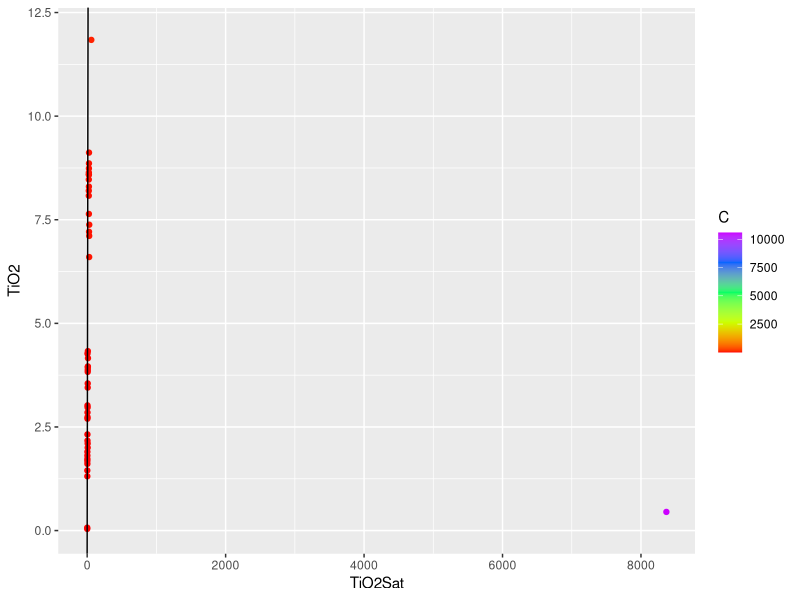
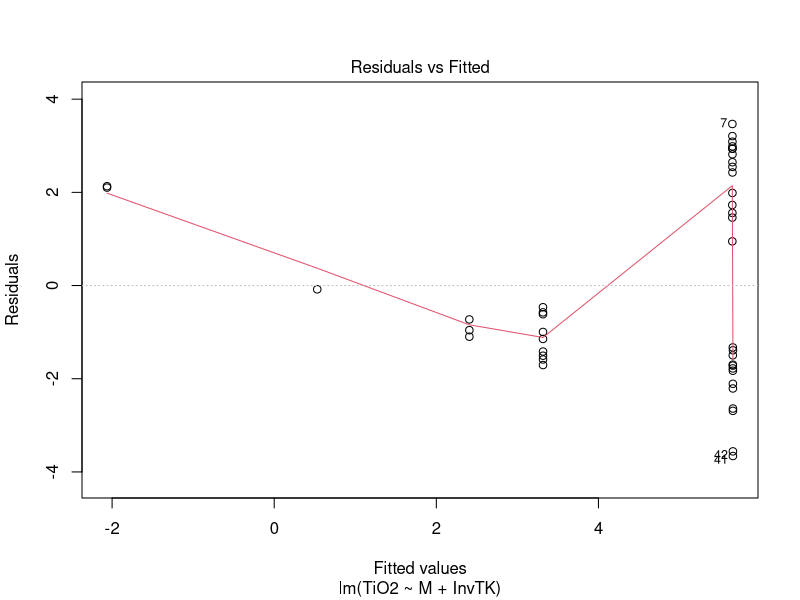
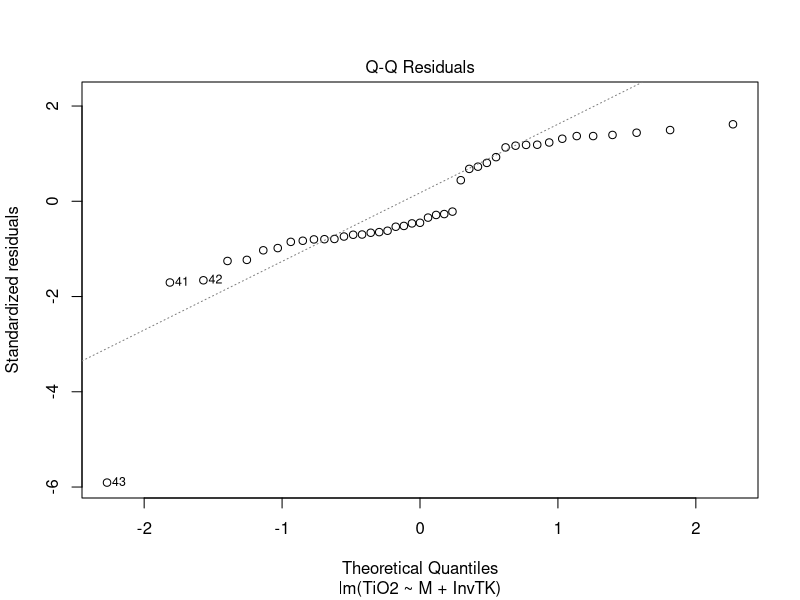
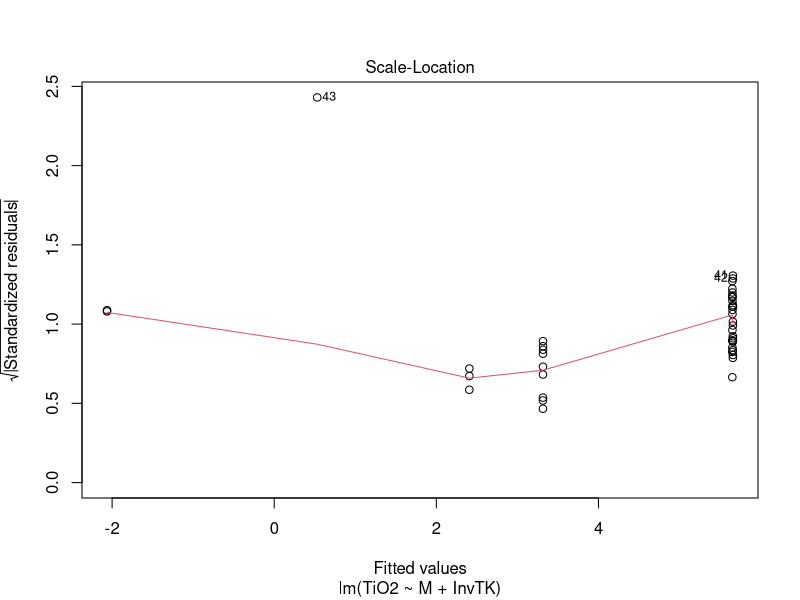
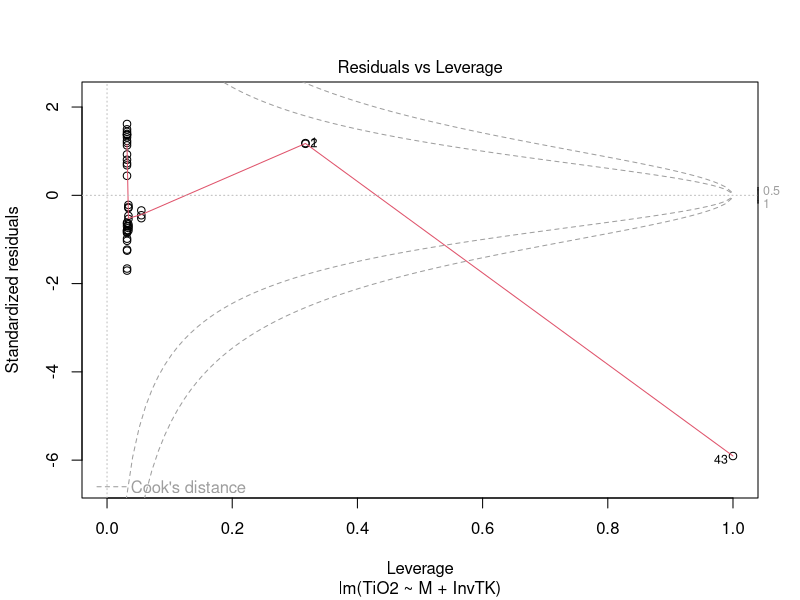
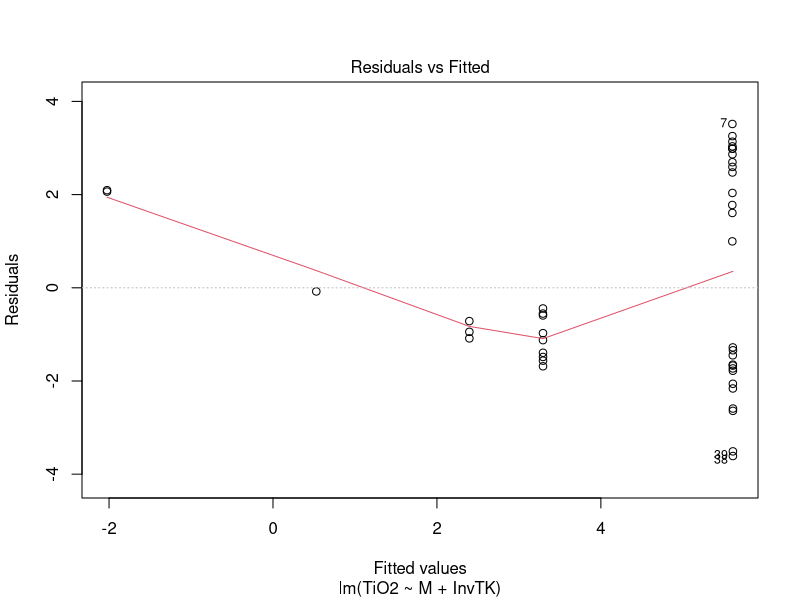
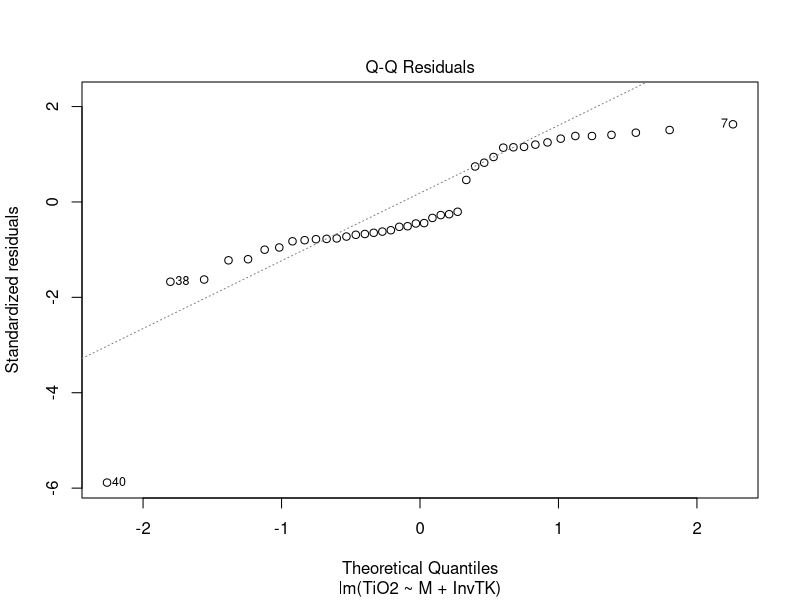
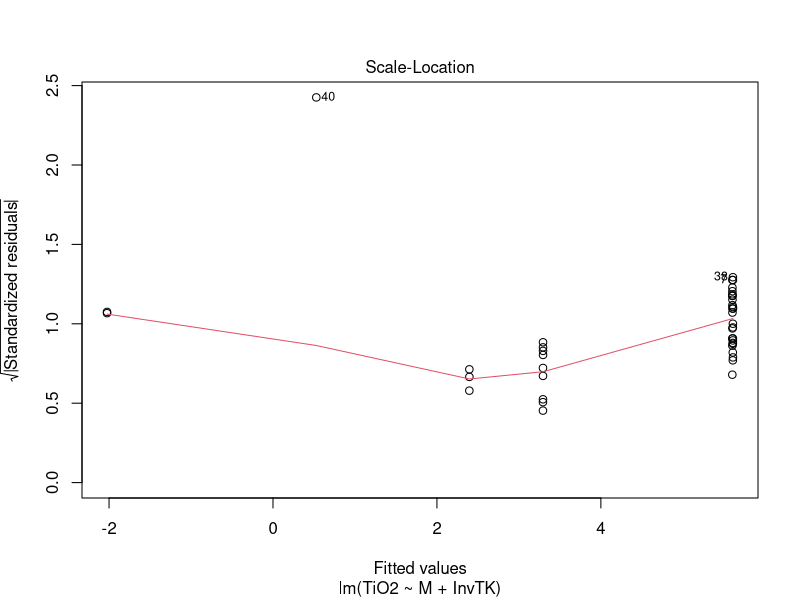

Source code (R) for these figures, in order:
## ---- chunk 1
library(tidyverse, warn.conflicts = FALSE)
setwd("C:/Users/ayersj/OneDrive - Vanderbilt/Papers/SpheneSolubility/DataAnalysis/TitaniteExpts")
# Import normalized EDS glass analyses
TitaniteExpts <- read_csv("LEPR_Titanite.csv")
## ---- chunk 2
TitaniteCations <- TitaniteExpts %>%
  mutate(
    Si = SiO2/60.0848,
    Al = 2*Al2O3/101.961,
    Na = 2*Na2O/61.979,
    K = 2*K2O/94.194,
    Ca = CaO/56.0794,
    Fe = FeO/71.8464,
    Mg = MgO/40.3044,
    Ti = TiO2/79.8988,
    eCa = (CaO/56.0794 - Al2O3/101.961 + K2O/94.194 + Na2O/61.979),
    CationSum = (Si + Al + Na + K + Ca + Fe + Mg + Ti)
     )
## ---- chunk 3
# Calculate cation fractions
CationFractions <- TitaniteCations
f <- match("Si", names(CationFractions))
l <- match("eCa", names(CationFractions))
for (i in f:l) {
  CationFractions[(i)] = CationFractions[(i)]/CationFractions$CationSum
}

## ---- chunk 4
# Calculate melt composition parameters & TiO2 saturation concentration
CationFractions <- CationFractions %>%
  mutate(
    M = (Na + K + 2*Ca)/(Si*Al),
    FM = (Na + K + 2*(Ca + Fe + Mg))/(Si*Al),
    C = (10*eCa)/(Si*Al),
    InvTK = 1/(TC+273.15),
    TiO2Sat = (0.79*C - 7993*InvTK + 7.89)
    )
## ---- chunk 5
# Plot TiO2Sat on x-axis and TiO2 on y-axis.
# Ideally all points should fall on a 1:1 line
ggplot(CationFractions, aes(x=TiO2Sat, y=TiO2, color=C)) +
  geom_point() +
  geom_abline(slope=1, intercept=0) +
 # scale_color_gradient(low = "black", high = "white")
  scale_color_gradientn(colours = rainbow(5))
# Flanagan model only works for low values of C. Need to fit a model to all of the data. 
## ---- chunk 6
RegModel <- CationFractions
RegModel <- filter(RegModel, Expt != "ASI200")
fit <- lm(TiO2 ~ M + InvTK, data = RegModel)
summary(fit)
plot(fit)
## ---- chunk 7
RegModel <- slice(RegModel, -(25:26))
RegModel <- slice(RegModel, -(13))
fit <- lm(TiO2 ~ M + InvTK, data = RegModel)
summary(fit)
plot(fit)
## ---- chunk 8
RegModel <- slice(RegModel, -(28:29))
RegModel <- slice(RegModel, -(13))
fit <- lm(TiO2 ~ M + InvTK, data = RegModel)
summary(fit)
plot(fit)
## ---- chunk 9
# Calculate model TiO2 concentrations and errors
RegModel <- RegModel %>%
  mutate(
   ModelTiO2 = (1.133*M - 5583*InvTK + 3.839),
   ModelTiO2SD = ModelTiO2*sqrt((0.0304/1.133)^2 + (1062/5583)^2),
   lower = ModelTiO2 - ModelTiO2SD,
   upper = ModelTiO2 + ModelTiO2SD
  )
## ---- chunk 10
ggplot(data=RegModel, aes(x=TiO2, y=ModelTiO2, ymin=lower, ymax=upper)) +
  geom_pointrange() +
  geom_abline(slope=1, intercept=0)  
## ---- chunk 11
ggplot(data=RegModel, aes(x=log(TiO2), y=log(ModelTiO2), ymin=log(lower), ymax=log(upper))) +
  geom_pointrange() +
  geom_abline(slope=1, intercept=0)  
